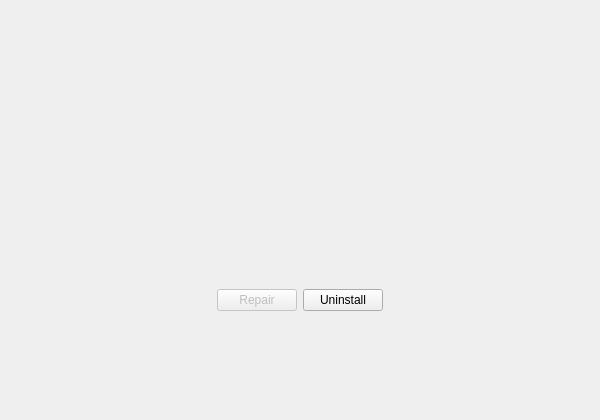
<?xml version="1.0" encoding="UTF-8"?>
<ui version="4.0">
 <class>MaintainWindow</class>
 <widget class="QMainWindow" name="MaintainWindow">
  <property name="geometry">
   <rect>
    <x>0</x>
    <y>0</y>
    <width>600</width>
    <height>420</height>
   </rect>
  </property>
  <property name="windowTitle">
   <string notr="true">Modify Application Name</string>
  </property>
  <property name="windowIcon">
   <iconset resource="resources.qrc">
    <normaloff>:/icon.svg</normaloff>:/icon.svg</iconset>
  </property>
  <widget class="QWidget" name="centralwidget">
   <layout class="QVBoxLayout" name="verticalLayout">
    <property name="leftMargin">
     <number>0</number>
    </property>
    <property name="topMargin">
     <number>0</number>
    </property>
    <property name="rightMargin">
     <number>0</number>
    </property>
    <property name="bottomMargin">
     <number>0</number>
    </property>
    <item>
     <widget class="FadeStackedWidget" name="stack">
      <property name="currentIndex">
       <number>0</number>
      </property>
      <widget class="QWidget" name="page">
       <layout class="QVBoxLayout" name="verticalLayout_2">
        <item>
         <spacer name="verticalSpacer_2">
          <property name="orientation">
           <enum>Qt::Vertical</enum>
          </property>
          <property name="sizeType">
           <enum>QSizePolicy::Fixed</enum>
          </property>
          <property name="sizeHint" stdset="0">
           <size>
            <width>20</width>
            <height>280</height>
           </size>
          </property>
         </spacer>
        </item>
        <item>
         <layout class="QHBoxLayout" name="horizontalLayout">
          <item>
           <spacer name="horizontalSpacer">
            <property name="orientation">
             <enum>Qt::Horizontal</enum>
            </property>
            <property name="sizeHint" stdset="0">
             <size>
              <width>40</width>
              <height>20</height>
             </size>
            </property>
           </spacer>
          </item>
          <item>
           <widget class="QPushButton" name="pushButton_2">
            <property name="enabled">
             <bool>false</bool>
            </property>
            <property name="text">
             <string>Repair</string>
            </property>
           </widget>
          </item>
          <item>
           <widget class="QPushButton" name="uninstallButton">
            <property name="text">
             <string>Uninstall</string>
            </property>
           </widget>
          </item>
          <item>
           <spacer name="horizontalSpacer_2">
            <property name="orientation">
             <enum>Qt::Horizontal</enum>
            </property>
            <property name="sizeHint" stdset="0">
             <size>
              <width>40</width>
              <height>20</height>
             </size>
            </property>
           </spacer>
          </item>
         </layout>
        </item>
        <item>
         <spacer name="verticalSpacer">
          <property name="orientation">
           <enum>Qt::Vertical</enum>
          </property>
          <property name="sizeHint" stdset="0">
           <size>
            <width>20</width>
            <height>40</height>
           </size>
          </property>
         </spacer>
        </item>
       </layout>
      </widget>
      <widget class="QWidget" name="page_2">
       <layout class="QVBoxLayout" name="verticalLayout_3">
        <item>
         <spacer name="verticalSpacer_3">
          <property name="orientation">
           <enum>Qt::Vertical</enum>
          </property>
          <property name="sizeType">
           <enum>QSizePolicy::Fixed</enum>
          </property>
          <property name="sizeHint" stdset="0">
           <size>
            <width>20</width>
            <height>260</height>
           </size>
          </property>
         </spacer>
        </item>
        <item>
         <widget class="QLabel" name="areYouSureText">
          <property name="text">
           <string notr="true">Are you sure you want to uninstall Application Name?</string>
          </property>
          <property name="alignment">
           <set>Qt::AlignCenter</set>
          </property>
         </widget>
        </item>
        <item>
         <layout class="QHBoxLayout" name="horizontalLayout_2">
          <item>
           <spacer name="horizontalSpacer_3">
            <property name="orientation">
             <enum>Qt::Horizontal</enum>
            </property>
            <property name="sizeHint" stdset="0">
             <size>
              <width>40</width>
              <height>20</height>
             </size>
            </property>
           </spacer>
          </item>
          <item>
           <widget class="QPushButton" name="cancelUninstallButton">
            <property name="text">
             <string>Cancel</string>
            </property>
           </widget>
          </item>
          <item>
           <widget class="QPushButton" name="performUninstallButton">
            <property name="text">
             <string>Uninstall</string>
            </property>
           </widget>
          </item>
          <item>
           <spacer name="horizontalSpacer_4">
            <property name="orientation">
             <enum>Qt::Horizontal</enum>
            </property>
            <property name="sizeHint" stdset="0">
             <size>
              <width>40</width>
              <height>20</height>
             </size>
            </property>
           </spacer>
          </item>
         </layout>
        </item>
        <item>
         <spacer name="verticalSpacer_4">
          <property name="orientation">
           <enum>Qt::Vertical</enum>
          </property>
          <property name="sizeHint" stdset="0">
           <size>
            <width>20</width>
            <height>40</height>
           </size>
          </property>
         </spacer>
        </item>
       </layout>
      </widget>
      <widget class="QWidget" name="page_3">
       <layout class="QVBoxLayout" name="verticalLayout_4">
        <item>
         <spacer name="verticalSpacer_9">
          <property name="orientation">
           <enum>Qt::Vertical</enum>
          </property>
          <property name="sizeType">
           <enum>QSizePolicy::Fixed</enum>
          </property>
          <property name="sizeHint" stdset="0">
           <size>
            <width>20</width>
            <height>270</height>
           </size>
          </property>
         </spacer>
        </item>
        <item>
         <widget class="QLabel" name="statusLabel">
          <property name="text">
           <string notr="true">Getting ready to install...</string>
          </property>
          <property name="alignment">
           <set>Qt::AlignCenter</set>
          </property>
         </widget>
        </item>
        <item>
         <layout class="QHBoxLayout" name="horizontalLayout_8">
          <property name="leftMargin">
           <number>30</number>
          </property>
          <property name="rightMargin">
           <number>30</number>
          </property>
          <item>
           <widget class="QProgressBar" name="modifyProgress">
            <property name="maximum">
             <number>0</number>
            </property>
            <property name="value">
             <number>-1</number>
            </property>
            <property name="textVisible">
             <bool>false</bool>
            </property>
           </widget>
          </item>
         </layout>
        </item>
        <item>
         <spacer name="verticalSpacer_10">
          <property name="orientation">
           <enum>Qt::Vertical</enum>
          </property>
          <property name="sizeHint" stdset="0">
           <size>
            <width>20</width>
            <height>72</height>
           </size>
          </property>
         </spacer>
        </item>
       </layout>
      </widget>
      <widget class="QWidget" name="page_4">
       <layout class="QVBoxLayout" name="verticalLayout_5">
        <item>
         <spacer name="verticalSpacer_11">
          <property name="orientation">
           <enum>Qt::Vertical</enum>
          </property>
          <property name="sizeType">
           <enum>QSizePolicy::Fixed</enum>
          </property>
          <property name="sizeHint" stdset="0">
           <size>
            <width>20</width>
            <height>270</height>
           </size>
          </property>
         </spacer>
        </item>
        <item>
         <widget class="QLabel" name="label_4">
          <property name="text">
           <string>Removal is complete.</string>
          </property>
          <property name="alignment">
           <set>Qt::AlignCenter</set>
          </property>
         </widget>
        </item>
        <item>
         <layout class="QHBoxLayout" name="horizontalLayout_9">
          <item>
           <spacer name="horizontalSpacer_10">
            <property name="orientation">
             <enum>Qt::Horizontal</enum>
            </property>
            <property name="sizeHint" stdset="0">
             <size>
              <width>40</width>
              <height>20</height>
             </size>
            </property>
           </spacer>
          </item>
          <item>
           <widget class="QPushButton" name="finishButton">
            <property name="text">
             <string>Finish</string>
            </property>
           </widget>
          </item>
          <item>
           <spacer name="horizontalSpacer_11">
            <property name="orientation">
             <enum>Qt::Horizontal</enum>
            </property>
            <property name="sizeHint" stdset="0">
             <size>
              <width>40</width>
              <height>20</height>
             </size>
            </property>
           </spacer>
          </item>
         </layout>
        </item>
        <item>
         <spacer name="verticalSpacer_5">
          <property name="orientation">
           <enum>Qt::Vertical</enum>
          </property>
          <property name="sizeHint" stdset="0">
           <size>
            <width>20</width>
            <height>40</height>
           </size>
          </property>
         </spacer>
        </item>
       </layout>
      </widget>
      <widget class="QWidget" name="page_5">
       <layout class="QVBoxLayout" name="verticalLayout_6">
        <item>
         <spacer name="verticalSpacer_13">
          <property name="orientation">
           <enum>Qt::Vertical</enum>
          </property>
          <property name="sizeType">
           <enum>QSizePolicy::Fixed</enum>
          </property>
          <property name="sizeHint" stdset="0">
           <size>
            <width>20</width>
            <height>250</height>
           </size>
          </property>
         </spacer>
        </item>
        <item>
         <widget class="QLabel" name="label_5">
          <property name="text">
           <string>Removal failed.</string>
          </property>
          <property name="alignment">
           <set>Qt::AlignCenter</set>
          </property>
         </widget>
        </item>
        <item>
         <layout class="QHBoxLayout" name="horizontalLayout_10">
          <item>
           <spacer name="horizontalSpacer_12">
            <property name="orientation">
             <enum>Qt::Horizontal</enum>
            </property>
            <property name="sizeHint" stdset="0">
             <size>
              <width>40</width>
              <height>20</height>
             </size>
            </property>
           </spacer>
          </item>
          <item>
           <widget class="QPushButton" name="exitButton">
            <property name="text">
             <string>Exit</string>
            </property>
           </widget>
          </item>
          <item>
           <widget class="QPushButton" name="retryInstallButton">
            <property name="text">
             <string>Try Again</string>
            </property>
           </widget>
          </item>
          <item>
           <spacer name="horizontalSpacer_13">
            <property name="orientation">
             <enum>Qt::Horizontal</enum>
            </property>
            <property name="sizeHint" stdset="0">
             <size>
              <width>40</width>
              <height>20</height>
             </size>
            </property>
           </spacer>
          </item>
         </layout>
        </item>
        <item>
         <spacer name="verticalSpacer_14">
          <property name="orientation">
           <enum>Qt::Vertical</enum>
          </property>
          <property name="sizeHint" stdset="0">
           <size>
            <width>20</width>
            <height>92</height>
           </size>
          </property>
         </spacer>
        </item>
       </layout>
      </widget>
     </widget>
    </item>
   </layout>
  </widget>
 </widget>
 <customwidgets>
  <customwidget>
   <class>FadeStackedWidget</class>
   <extends>QStackedWidget</extends>
   <header>fadestackedwidget.h</header>
   <container>1</container>
  </customwidget>
 </customwidgets>
 <resources>
  <include location="resources.qrc"/>
 </resources>
 <connections/>
</ui>
